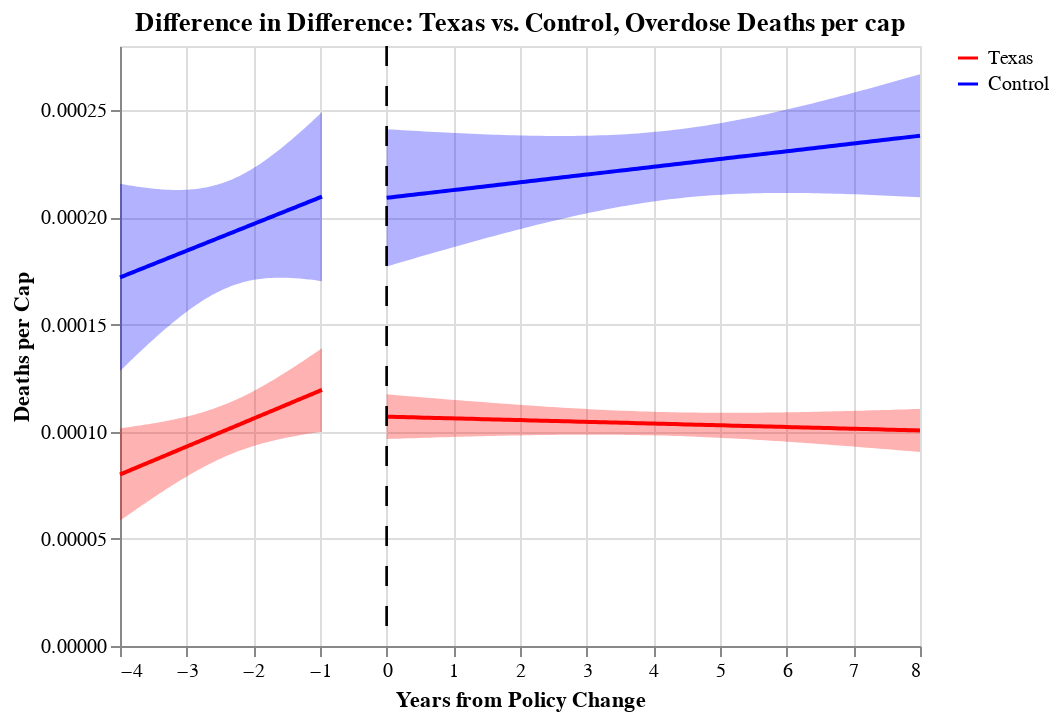

The notebook cell saved with this chart:
### Code cell
# diff-in-diff
fit, before_line = get_reg_fit(
    con_death_before, yvar="deaths_per_cap", xvar="policy_years", alpha=0.05
)
fit, after_line = get_reg_fit(
    con_death_after, yvar="deaths_per_cap", xvar="policy_years", alpha=0.05
)

before = alt.Chart(
    con_death_before,
    title="Difference in Difference: Texas vs. Control, Overdose Deaths per cap",
).encode(x="policy_years", y=alt.Y("deaths_per_cap", title="Deaths per Cap"), color=alt.Color('tx:N', scale=scale, title=''))

base = before.transform_regression("policy_years", "deaths_per_cap").mark_line(
    color="#FFAA00"
)
con_chart_death = base + before_line + after_line + sep_line
diff_tx_death=con_chart_death+tx_chart_death+sep_line
diff_tx_death
